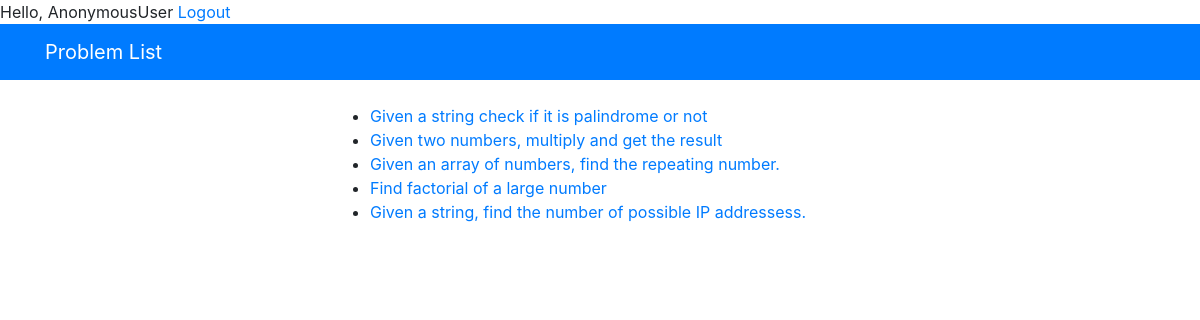
/practice/, run on the app's committed database.
### practice/models.py (models this page shows, shortened)
class Problem(models.Model):
   problemid=models.CharField(("ID"), max_length=50)
   problemname=models.CharField(("name"), max_length=50)
   description=models.CharField(max_length=300)
   score=models.IntegerField(default=0)

### practice/views.py (the view)
# urls.py: path('', views.index, name='index'),
def index(request):
    Problem_list = Problem.objects.order_by('problemid')
    context = {'Problem_list': Problem_list}
    return render(request, 'practice/index.html', context)

### practice/templates/practice/index.html
{% extends 'practice/base.html' %}
{% block content %}
{% if Problem_list %}
    <ul>
    {% for problem in Problem_list %}
        <li><a href="{% url 'practice:detail' problem.problemid %}">{{ problem.description }}</a></li>
    {% endfor %}
    </ul>
{% else %}
    <p>No polls are available.</p>
{% endif %}
{% endblock %}

### data on the page
Problem: description "Given a string check if it is palindrome or not"
Problem: description "Given two numbers, multiply and get the result"
Problem: description "Given an array of numbers, find the repeating number."
Problem: description "Find factorial of a large number"
Problem: description "Given a string, find the number of possible IP addressess."

### other printed values
{{ request.user }} "AnonymousUser"
